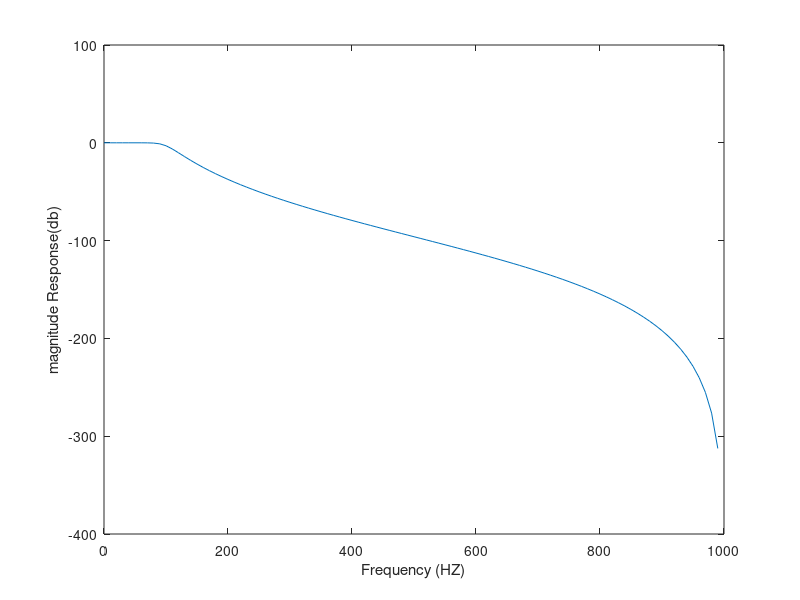

Write MATLAB code to recreate this figure. (Note: this script raises an error after producing the figure.)
n=6;
Fs=2000;
fc=100;
wc=2*fc/Fs;
[bz,az]=butter(n,wc);
[H,f]=freqz(bz,az,fc,Fs);
figure(1)
plot(f,20*log10(abs(H)))
xlabel("Frequency (HZ)")
ylabel('magnitude Response(db)')
t=0:1/fs:5;
sw=sin(120*pi*t);
n=sin(200*pi*t)+sin(210*pi*t)+sin(220*pi*t)+sin(1400*pi*t);
swn=sw+n;
figure(2)
subplot('411')
plot(t,sw),axis([0 ])
